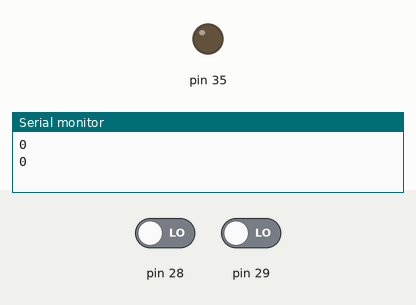
A sketch run on a simulated Arduino Mega 2560, built with avr-gcc and run on an emulated ATmega2560. Shown: output pins drawn as LEDs (lit = HIGH), the last lines printed to the serial monitor. The inputs (shaded band) are chosen by the test bench; at power-on: pin 29 LOW, pin 28 LOW.

Above: at 18.0 s.
18.1 s: pin 29 driven HIGH
At 18.6 s:
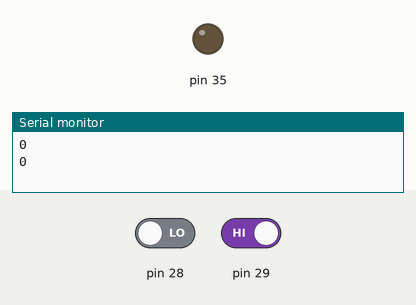
27.6 s: pin 29 driven LOW
At 31.0 s:
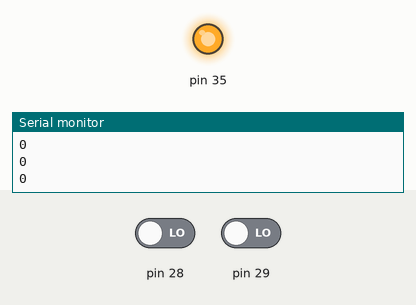
Timing chart, 0 to 46.1 s (numbered marks = the images above; inputs shaded):
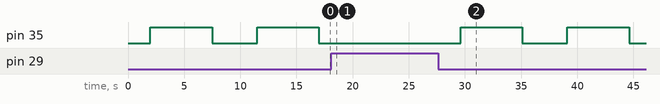

Measured:
- after the input at 18.1 s, pin 35: stays LOW (without the input it goes to HIGH after 2.9 s)
- after the input at 27.6 s, pin 35: alternates HIGH for 5.5 s and LOW for 4.0 s, starting after 2.0 s
- by itself, pin 35: alternates HIGH for 5.5 s and LOW for 4.0 s

The sketch:

test_platform_niz.ino
```cpp
#include <Servo.h> // подключаем библиотеку для работы с сервоприводом
//Servo servo1; // объявляем переменную servo типа "servo1"
void setup() {
  // put your setup code here, to run once:
pinMode(28, INPUT);//нижний концевик
pinMode(29, INPUT);
pinMode(30, INPUT);//датчик на шасси
pinMode(33, INPUT);//датчик перед
//pinMode(37, OUTPUT);//светодиод
pinMode(35, OUTPUT);//драйвер
pinMode(36, OUTPUT);//драйвер
Serial.begin(9600);
//servo1.attach(31);
}

void loop() {
  // put your main code here, to run repeatedly:
Serial.println(digitalRead(28));//удалить
digitalWrite(35, LOW);
pinMode(36, LOW);
  while (digitalRead(29)!=0)
  {
  digitalWrite(36, HIGH);
digitalWrite(35, LOW);
delay(30);
  }
  digitalWrite(36, LOW);
delay(2000);

digitalWrite(35, HIGH);
digitalWrite(36, LOW);
delay(5500);

digitalWrite(35, LOW);
delay(2000);

/*delay(5000);
digitalWrite(36, HIGH);
digitalWrite(35, LOW);
delay(3000);
digitalWrite(36, LOW);
delay(5000);*/

/*digitalWrite(35, LOW);
digitalWrite(36, LOW);
delay(4000);

digitalWrite(35, HIGH);
digitalWrite(36, LOW);
delay(4500);

digitalWrite(35, LOW);
digitalWrite(36, LOW);
delay(2000);*/
}
```
